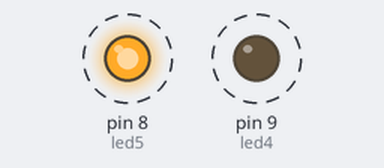
This sketch was run on a simulated Arduino Uno, built with avr-gcc and run on an emulated ATmega328P. Shown: output pins drawn as LEDs (lit = HIGH). Dashed ring = blinking.

Above: at 0.3 s.
Timing chart, 0 to 3.0 s (numbered marks = the images above):
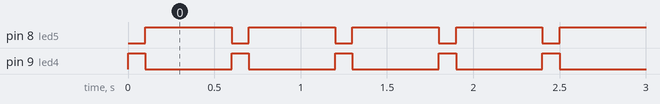

Measured:
- by itself, pin 8 (led5): alternates HIGH for 0.50 s and LOW for 0.10 s
- by itself, pin 9 (led4): alternates HIGH for 0.10 s and LOW for 0.50 s
- by itself, everything shown: repeats every 0.60 s, in 3 steps

The sketch:

GALVO_IF_ARDUINO_BLINK.ino
```cpp
/*
  Checker for the Arduino Section
  of 20.201.B GALVO I/F BOARD

*/

int led4 = 9;
int led5 = 8;

void setup() {
  pinMode(led4, OUTPUT);
  pinMode(led5, OUTPUT);
}

void loop() {
  digitalWrite(led4, HIGH);
  delay(100);
  digitalWrite(led4, LOW);

  digitalWrite(led5, HIGH);
  delay(500);
  digitalWrite(led5, LOW);


}
```
